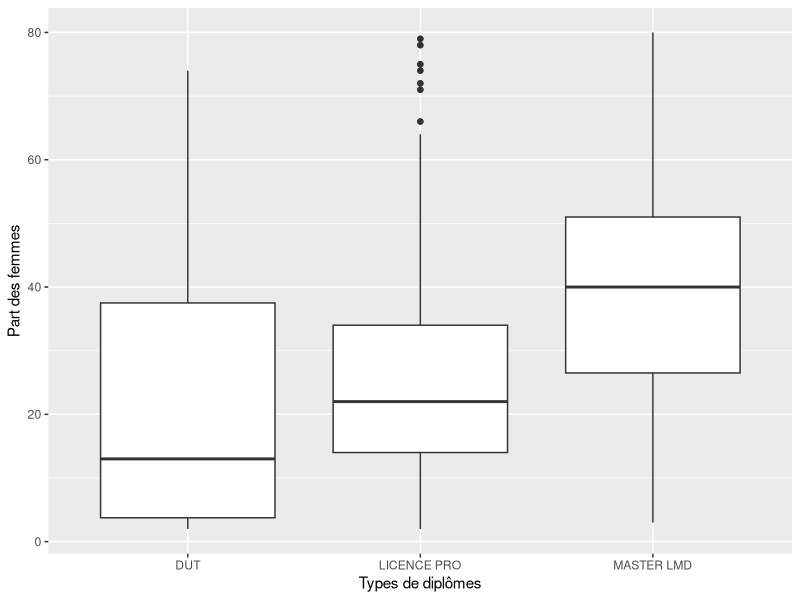
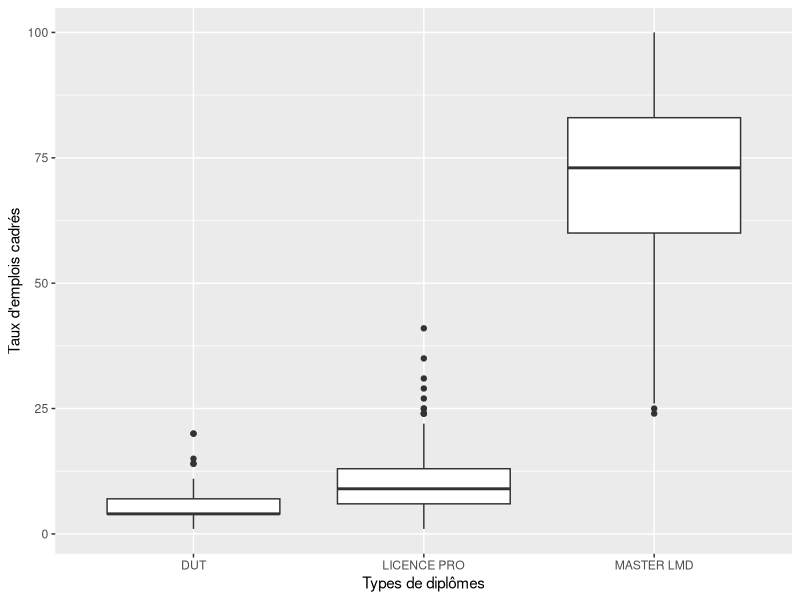
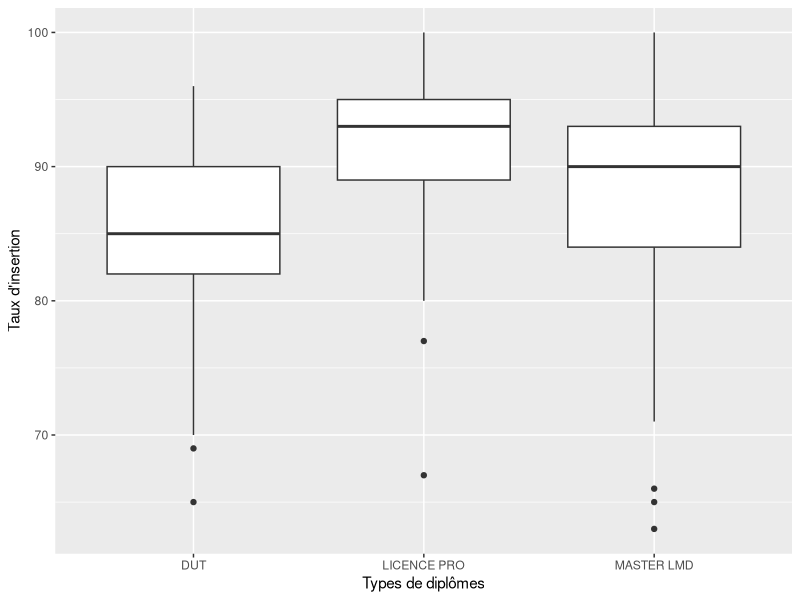

Source code (R) for these figures, in order: (Note: this script raises an error after producing the figures.)
## ---- chunk 1

library(dplyr)
library(ggplot2)
library(ggpubr)

an <- 2014

diplome.lp <- read.csv('fr-esr-insertion_professionnelle-lp.csv', header = T, sep = ';', na.strings = 'ns', fill=TRUE, encoding = "UTF-8")%>%filter(Annee == an&Domaine == 'Sciences, technologies et santé')
diplome.DUT <- read.csv('fr-esr-insertion_professionnelle-dut_donnees_nationales.csv', header = T, sep = ';',na.strings = c('ns', 'nd'), fill=TRUE, encoding = "UTF-8")%>%filter(Année == an&Domaine == 'Sciences, technologies et santé')
diplome.master <- read.csv('fr-esr-insertion_professionnelle-master.csv', header = T, sep = ';', na.strings = 'ns', fill=TRUE, encoding = "UTF-8")%>%filter(annee == an&domaine == 'Sciences, technologies et santé')


taux.insert.DUT <- data.frame(Diplome = diplome.DUT$Diplôme, Taux_Insertion = as.numeric(diplome.DUT$Taux.d.insertion))
taux.insert.lp <- data.frame(Diplome = diplome.lp$Diplôme, Taux_Insertion = as.numeric(diplome.lp$Taux.d.insertion))
taux.insert.master <- data.frame(Diplome = diplome.master$diplome, Taux_Insertion = as.numeric(diplome.master$taux_dinsertion))

taux.insert.df <- bind_rows(taux.insert.DUT, taux.insert.lp, taux.insert.master)

taux.insert.graphe <- ggplot(data = taux.insert.df, aes(x = Diplome, y = Taux_Insertion)) + geom_boxplot() + labs(x = "Types de diplômes", y = "Taux d'insertion")
#print(taux.insert.graphe)

part.femme.DUT <- data.frame(Diplome = diplome.DUT$Diplôme, Part_femme = as.numeric(diplome.DUT$Part.des.femmes))
part.femme.lp <- data.frame(Diplome = diplome.lp$Diplôme, Part_femme = as.numeric(diplome.lp$X..femmes))
part.femme.master <- data.frame(Diplome = diplome.master$diplome, Part_femme = as.numeric(diplome.master$femmes))

part.femme.df <- bind_rows(part.femme.DUT, part.femme.lp, part.femme.master)

part.femme.graphe <- ggplot(data = part.femme.df, aes(x = Diplome, y = Part_femme)) + geom_boxplot() + labs(x = "Types de diplômes", y = "Part des femmes")
#print(part.femme.graphe)

taux.emploi.cadre.DUT <- data.frame(Diplome = diplome.DUT$Diplôme, Taux_emploi_cadre = as.numeric(diplome.DUT$Part.des.emplois.de.niveau.cadre))
taux.emploi.cadre.lp <- data.frame(Diplome = diplome.lp$Diplôme, Taux_emploi_cadre = as.numeric(diplome.lp$X..emplois.cadre))
taux.emploi.cadre.master <- data.frame(Diplome = diplome.master$diplome, Taux_emploi_cadre = as.numeric(diplome.master$emplois_cadre))

taux.emploi.cadre.df <- bind_rows(taux.emploi.cadre.DUT, taux.emploi.cadre.lp, taux.emploi.cadre.master)

taux.emploi.cadre.graphe <- ggplot(data = taux.emploi.cadre.df, aes(x = Diplome, y = Taux_emploi_cadre)) + geom_boxplot() + labs(x = "Types de diplômes", y = "Taux d'emplois cadrés")
#print(taux.emploi.cadre.graphe)
ggarange(taux.insert.graphe, part.femme.graphe, taux.emploi.cadre.graphe)

# medianne <- data.frame(Diplome = c("DUT", "LP", "Master"), Taux = c(median(as.numeric(diplome.DUT$Taux.d.insertion), na.rm = TRUE), median(as.numeric(diplome.lp$Taux.d.insertion), na.rm = TRUE), median(as.numeric(diplome.master$taux_dinsertion), na.rm = TRUE)))
# 
# ggplot(data=medianne, aes(x = Diplome, y = Taux)) + geom_bar(stat="identity", fill="lightblue", colour="black") + geom_text(aes(label=Taux),vjust=15,colour="black")


